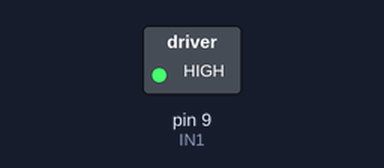
Simulated run of this sketch. Board: Arduino Uno, built with avr-gcc and run on an emulated ATmega328P. On the bench: switched loads named in the sketch (green lamp = pin HIGH).

Above: at 0.1 s.
Timing chart, 0 to 1.6 s (numbered marks = the images above):
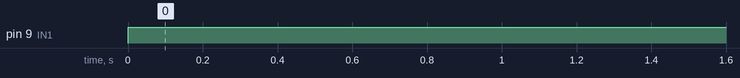

Measured:
- by itself, pin 9 (IN1): LOW → HIGH at 0.00 s

The sketch:

ponte_h.ino
```cpp
//Programa : Controle 1 motores DC usando Ponte H L298N
//Autor : FILIPEFLOP

//Definicoes pinos Arduino ligados a entrada da Ponte H
int IN1 = 9;

void setup()
{
  //Define os pinos como saida
 pinMode(IN1, OUTPUT);
}

void loop()
{
 //Gira o Motor A no sentido horario
 digitalWrite(IN1, HIGH);
 delay(2000);
 //Para o motor A
 digitalWrite(IN1, HIGH);
 delay(500);
}
```
